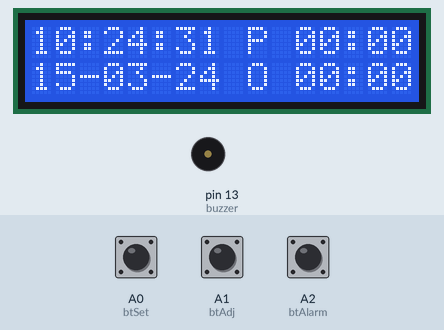
This sketch was run on a simulated Arduino Uno, built with avr-gcc and run on an emulated ATmega328P. Shown: 16×2 character LCD, buzzer (waves = sounding, pin HIGH). The inputs (shaded band) are chosen by the test bench; at power-on: A0 (btSet) HIGH, A1 (btAdj) HIGH, A2 (btAlarm) HIGH. The local clock reads 2024-03-15 10:24:30 at power-on unless the sketch sets it.

Above: at 1.3 s.
1.4 s: A0 (btSet) pulled LOW for 0.15 s
At 2.8 s:
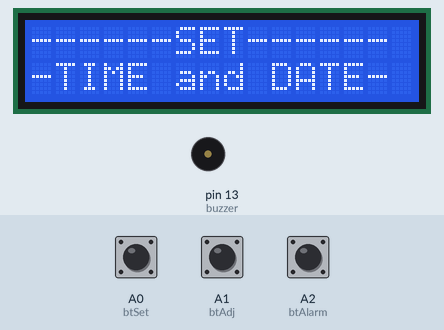
4.5 s: A0 (btSet) pulled LOW for 3.2 s
At 8.7 s:
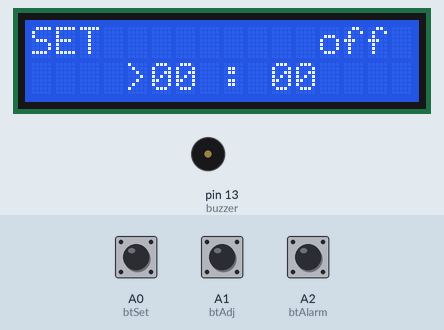
9.7 s: A1 (btAdj) pulled LOW for 1 s
At 12.6 s:
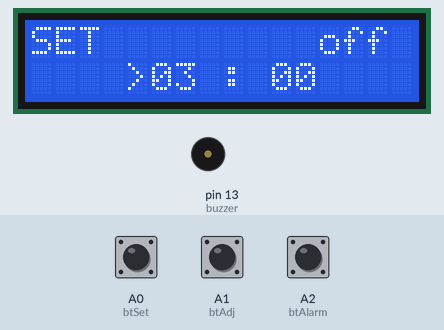
13.7 s: A2 (btAlarm) pulled LOW for 0.15 s
At 15.5 s:
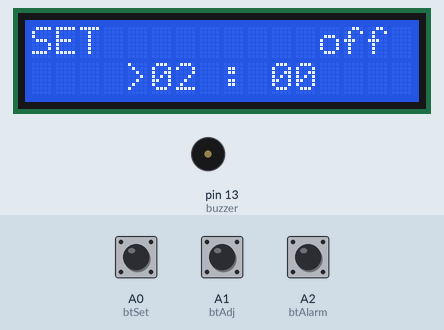
16.8 s: A1 (btAdj) pulled LOW for 0.15 s
At 18.1 s:
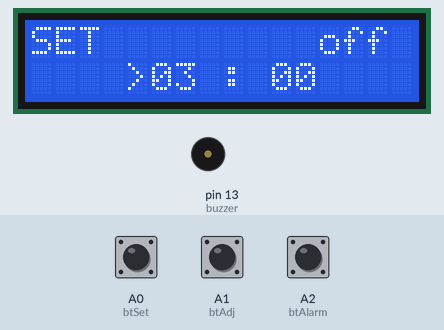
19.9 s: A2 (btAlarm) pulled LOW for 1 s
At 21.29 s:
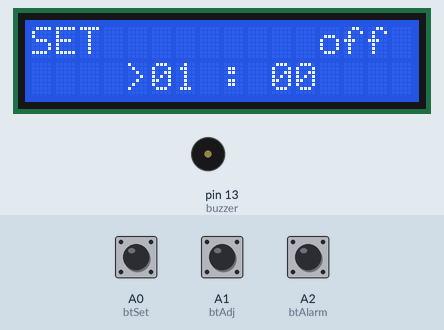
Timing chart, 0 to 22.9 s (numbered marks = the images above; inputs shaded):
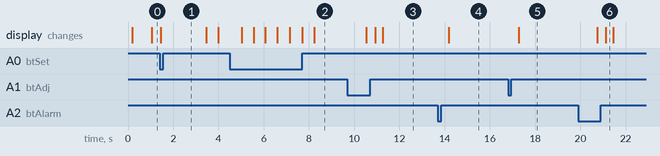

Measured:
- after the input at 1.4 s, the display: changes after 0.05 s (image 1)
- after the input at 4.5 s, the display: first changes after 0.53 s (image 2 shows a later state)
- after the input at 9.7 s, the display: first changes after 0.83 s (image 3 shows a later state)
- after the input at 13.7 s, the display: changes after 0.47 s (image 4)
- after the input at 16.8 s, the display: changes after 0.48 s (image 5)
- after the input at 19.9 s, the display: first changes after 0.83 s (image 6 shows a later state)

The sketch:

relay-prog-001.ino
```cpp
/*  Digital Clock with Alarm Function
 *  More info: http://www.ardumotive.com/
 *  Dev: Michalis Vasilakis Data: 19/11/2016 Ver: 1.0
 *  http://www.ardumotive.com/arduino-digital-clock-with-alarm-functionen.html
 *  Display 16x2:         Setup:            Setup Alarm
 *  +----------------+  +----------------+ +----------------+
 *  |HH:MM:SS|* HH:MM|  |    >HH :>MM    | |   Set Alarm    |
 *  |DD/MM/YY|  ALARM|  |>DD />MM />YYYY | |   >HH :>MM     |
 *  +----------------+  +----------------+ +----------------+
 */
// adaptat in priza programabila de Vlad Gheorghe

//Libraries
#include <Wire.h>
#include "RTClib.h"
#include <LiquidCrystal_I2C.h>
#include <EEPROM.h>

//Connections and constants
//LiquidCrystal lcd(8,7,6,5,4,3); //LCD
LiquidCrystal_I2C lcd(0x27, 16, 2);
RTC_DS1307 rtc; //DS1307 i2c
char daysOfTheWeek[7][12] = {"Sunday","Monday", "Tuesday", "Wednesday", "Thursday", "Friday", "Saturday"};
const int btSet = A0;
const int btAdj = A1;
const int btAlarm = A2;
const int buzzer = 13;


//Variables
int DD,MM,YY,H,M,S,set_state, adjust_state, alarm_state,AH,AM,AHo,AMo, shake_state;
//int shakeTimes=0;
int i =0;
int btnCount = 0;
String sDD;
String sMM;
String sYY;
String sH;
String sM;
String sS;
String aH="12";
String aM="00";
String aHo="12";
String aMo="00";
String alarm = " ";


//Boolean flags
boolean setupScreen = false;
boolean alarmON=true;
boolean turnItOn = false;

void setup() {
  //Init RTC and LCD library items
  rtc.begin();
  lcd.begin();
  //Set outputs/inputs
  pinMode(btSet,INPUT_PULLUP);
  pinMode(btAdj,INPUT_PULLUP);
  pinMode(btAlarm, INPUT_PULLUP);
  pinMode(buzzer, OUTPUT);
  //Check if RTC has a valid time/date, if not set it to 00:00:00 01/01/2018.
  //This will run only at first time or if the coin battery is low.
  if (! rtc.isrunning()) {
    Serial.println("RTC is NOT running!");
    // This line sets the RTC with an explicit date & time, for example to set
    // January 1, 2018 at 00:00am you would call:
   // rtc.adjust(DateTime(2018, 01, 01, 00, 00, 0));
  }
  delay(100);
  //Read alarm time from EEPROM memmory
  AH=EEPROM.read(0);
  AM=EEPROM.read(1);
  AHo=EEPROM.read(2);
  AMo=EEPROM.read(3);

  //Check if the numbers that you read are valid. (Hours:0-23 and Minutes: 0-59)
  if (AH>23){
    AH=0;
  }
  if (AM>59){
    AM=0;
  }
  if (AHo>23){
    AHo=0;
  }
  if (AMo>59){
    AMo=0;
  }


}

void loop() {
  readBtns();       //Read buttons
  getTimeDate();    //Read time and date from RTC
  if (!setupScreen){
    lcdPrint();     //Normanlly print the current time/date/alarm to the LCD

    if (alarmON){
     callAlarm();   // and check the alarm if set on
    }
  }
  else{
    timeSetup();    //If button set is pressed then call the time setup function
  }

}

/*************** Functions ****************/
//Read buttons state
void readBtns(){
  set_state = digitalRead(btSet);
  adjust_state = digitalRead(btAdj);
  alarm_state = digitalRead(btAlarm);
//  EEPROM.read(4, aa);
  if(!setupScreen){
    if (alarm_state==LOW){
      if (alarmON){
        alarm=" ";
        alarmON=false;
        digitalWrite(buzzer, LOW);

      }
      else{
        alarm="*";
        alarmON=true;
        digitalWrite(buzzer, HIGH);

      }

      delay(500);

    }

  }
  if (set_state==LOW){
    if(btnCount<9){
      btnCount++;
      setupScreen = true;
        if(btnCount==1){
          lcd.clear();
          lcd.setCursor(0,0);
          lcd.print("------SET------");
          lcd.setCursor(0,1);
          lcd.print("-TIME and DATE-");
          delay(2000);
          lcd.clear();
        }
    }
    else{
      lcd.clear();
      rtc.adjust(DateTime(YY, MM, DD, H, M, 0)); //Save time and date to RTC IC
      EEPROM.write(0, AH);  //Save the alarm on hours to EEPROM 0
      EEPROM.write(1, AM);  //Save the alarm on minuted to EEPROM 1
       EEPROM.write(2, AHo);  //Save the alarm off hours to EEPROM 0
      EEPROM.write(3, AMo);  //Save the alarm  off minuted to EEPROM 1

      lcd.print("Saving....");
      delay(2000);
      lcd.clear();
      setupScreen = false;
      btnCount=0;
    }
    delay(500);
  }
}

//Read time and date from rtc ic
void getTimeDate(){
  if (!setupScreen){
    DateTime now = rtc.now();
    DD = now.day();
    MM = now.month();
    YY = now.year();
    H = now.hour();
    M = now.minute();
    S = now.second();
  }
  //Make some fixes...
  if (DD<10){ sDD = '0' + String(DD); } else { sDD = DD; }
  if (MM<10){ sMM = '0' + String(MM); } else { sMM = MM; }
  sYY=YY-2000;
  if (H<10){ sH = '0' + String(H); } else { sH = H; }
  if (M<10){ sM = '0' + String(M); } else { sM = M; }
  if (S<10){ sS = '0' + String(S); } else { sS = S; }
  if (AH<10){ aH = '0' + String(AH); } else { aH = AH; }
  if (AM<10){ aM = '0' + String(AM); }  else { aM = AM; }
  if (AHo<10){ aHo = '0' + String(AHo); } else { aHo = AHo; }
  if (AMo<10){ aMo = '0' + String(AMo); }  else { aMo = AMo; }

}
//Print values to the display
void lcdPrint(){
  String line1 = sH+":"+sM+":"+sS+" P "+aH+":"+aM;  //ora +ora start
  //String line2 = sDD+"/"+sMM+"/"+sYY +" P "+alarm;
   String line2 = sDD+"-"+sMM+"-"+sYY +" O "+aHo+":"+aMo; //data +ora stop

  lcd.setCursor(0,0); //First row
  lcd.print(line1);
  lcd.setCursor(0,1); //Second row
  lcd.print(line2);
}

//Setup screen
void timeSetup(){
  int up_state = adjust_state;
  int down_state = alarm_state;
  if(btnCount<=5){
    if (btnCount==1){         //Set Hour
      lcd.setCursor(4,0);
      lcd.print(">");
      if (up_state == LOW){   //Up button +
        if (H<23){
          H++;
        }
        else {
          H=0;
        }
        delay(350);
      }
      if (down_state == LOW){ //Down button -
        if (H>0){
          H--;
        }
        else {
          H=23;
        }
        delay(350);
      }
    }
    else if (btnCount==2){      //Set  Minutes
      lcd.setCursor(4,0);
      lcd.print(" ");
      lcd.setCursor(9,0);
      lcd.print(">");
      if (up_state == LOW){
        if (M<59){
          M++;
        }
        else {
          M=0;
        }
        delay(350);
      }
      if (down_state == LOW){
        if (M>0){
          M--;
        }
        else {
          M=59;
        }
        delay(350);
      }
    }
    else if (btnCount==3){      //Set Day
      lcd.setCursor(9,0);
      lcd.print(" ");
      lcd.setCursor(0,1);
      lcd.print(">");
      if (up_state == LOW){
        if (DD<31){
          DD++;
        }
        else {
          DD=1;
        }
        delay(350);
      }
      if (down_state == LOW){
        if (DD>1){
          DD--;
        }
        else {
          DD=31;
        }
        delay(350);
      }
    }
    else if (btnCount==4){      //Set Month
      lcd.setCursor(0,1);
      lcd.print(" ");
      lcd.setCursor(5,1);
      lcd.print(">");
      if (up_state == LOW){
        if (MM<12){
          MM++;
        }
        else {
          MM=1;
        }
        delay(350);
      }
      if (down_state == LOW){
        if (MM>1){
          MM--;
        }
        else {
          MM=12;
        }
        delay(350);
      }
    }
    else if (btnCount==5){      //Set Year
      lcd.setCursor(5,1);
      lcd.print(" ");
      lcd.setCursor(10,1);
      lcd.print(">");
      if (up_state == LOW){
        if (YY<2099){
          YY++;
        }
        else {
          YY=2017;
        }
        delay(350);
      }
      if (down_state == LOW){
        if (YY>2018){
          YY--;
        }
        else {
          YY=2999;
        }
        delay(350);
      }
    }
    lcd.setCursor(5,0);
    lcd.print(sH);
    lcd.setCursor(8,0);
    lcd.print(":");
    lcd.setCursor(10,0);
    lcd.print(sM);
    lcd.setCursor(1,1);
    lcd.print(sDD);
    lcd.setCursor(4,1);
    lcd.print("/");
    lcd.setCursor(6,1);
    lcd.print(sMM);
    lcd.setCursor(9,1);
    lcd.print("/");
    lcd.setCursor(11,1);
    lcd.print(sYY);
  }
  else{
    setAlarmTime();
    setAlarmOffTime();
  }
}

//Set alarm time
void setAlarmTime(){
  int up_state = adjust_state;
  int down_state = alarm_state;
  String line2;
  lcd.setCursor(0,0);
  lcd.print("SET          on");
  if (btnCount==6){             //Set alarm Hour
    if (up_state == LOW){
      if (AH<23){
        AH++;
      }
      else {
        AH=0;
      }
      delay(350);
    }
    if (down_state == LOW){
      if (AH>0){
        AH--;
      }
      else {
        AH=23;
      }
      delay(350);
    }
    line2 = "    >"+aH+" : "+aM+"    ";
  }
  else if (btnCount==7){        //Set alarm Minutes
    if (up_state == LOW){
      if (AM<59){
        AM++;
      }
      else {
        AM=0;
      }
      delay(350);
    }
    if (down_state == LOW){
      if (AM>0){
        AM--;
      }
      else {
        AM=59;
      }
      delay(350);
    }
    line2 = "     "+aH+" :>"+aM+"    ";
  }
  lcd.setCursor(0,1);
  lcd.print(line2);


}

void setAlarmOffTime(){
  int up_state = adjust_state;
  int down_state = alarm_state;
  String line2;
  lcd.setCursor(0,0);
  lcd.print("SET         off");
  if (btnCount==8){             //Set alarm Hour
    if (up_state == LOW){
      if (AHo<23){
        AHo++;
      }
      else {
        AHo=0;
      }
      delay(350);
    }
    if (down_state == LOW){
      if (AHo>0){
        AHo--;
      }
      else {
        AHo=23;
      }
      delay(350);
    }
    line2 = "    >"+aHo+" : "+aMo+"    ";
  }
  else if (btnCount==9){        //Set alarm Minutes
    if (up_state == LOW){
      if (AMo<59){
        AMo++;
      }
      else {
        AMo=0;
      }
      delay(350);
    }
    if (down_state == LOW){
      if (AMo>0){
        AMo--;
      }
      else {
        AMo=59;
      }
      delay(350);
    }
    line2 = "     "+aHo+" :>"+aMo+"    ";
  }
  lcd.setCursor(0,1);
  lcd.print(line2);
}


void callAlarm(){
  if (aM==sM && aH==sH && S>=0 && aH==sH&& S<=2){
    turnItOn = true;
  }
   if (aMo==sM && aHo==sH && S>=0 && aHo==sH&& S<=2){
    turnItOn = false;
  }


  if (turnItOn){

  digitalWrite(buzzer, HIGH);
  }
  else{

   digitalWrite(buzzer, LOW);
  }
}
```
